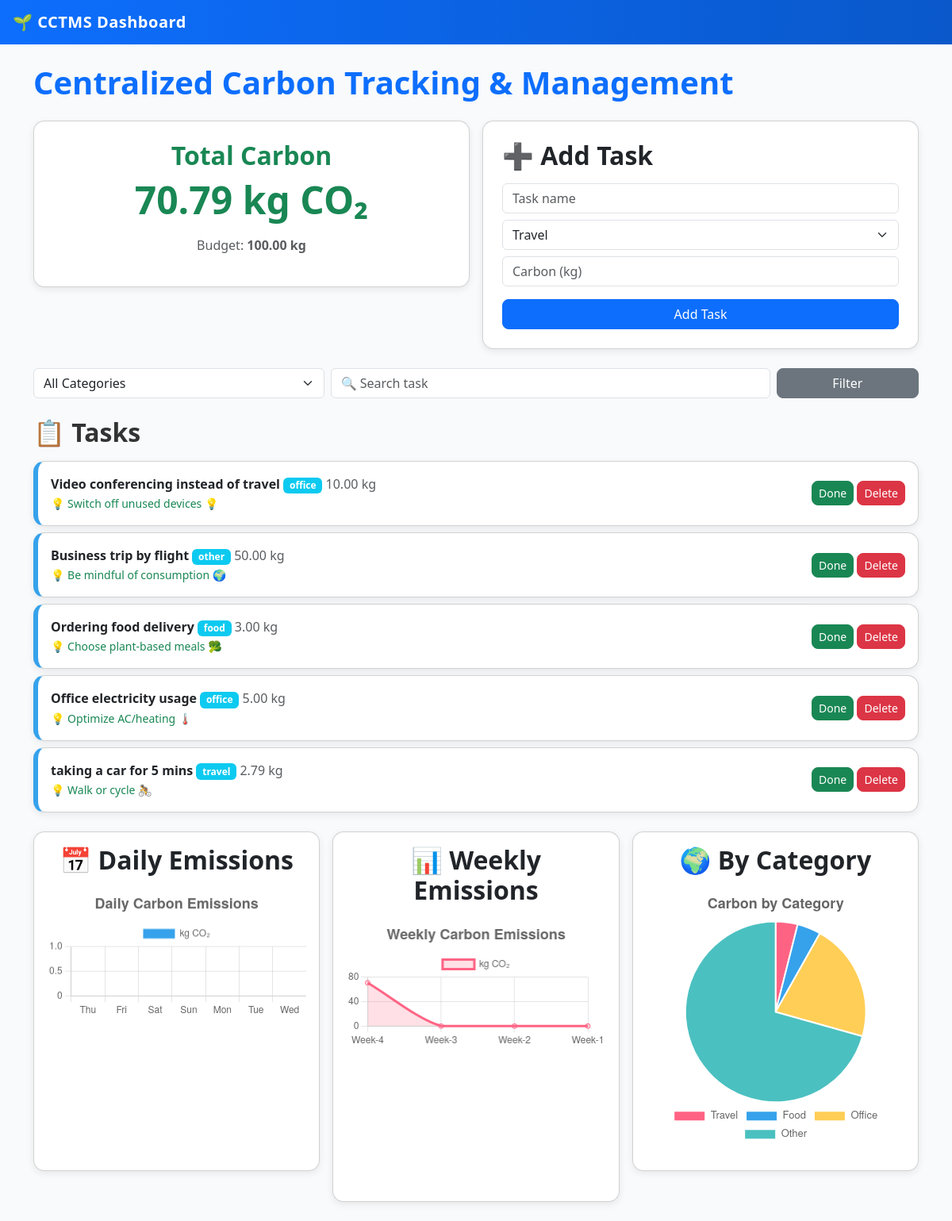
The page / on the database its author committed.
### app.py (models this page shows)
class Task(db.Model):
    id = db.Column(db.Integer, primary_key=True)
    name = db.Column(db.String(200), nullable=False)
    category = db.Column(db.String(50), default="other")
    carbon = db.Column(db.Float, default=0.0)
    suggestion = db.Column(db.String(300), default="Consider a greener alternative")
    completed = db.Column(db.Boolean, default=False)
    created_at = db.Column(db.DateTime, default=datetime.utcnow)

### app.py (the view)
@app.route("/", methods=["GET"])
def index():
    filter_category = request.args.get("category", "all")
    search_query = request.args.get("search", "")
    query = Task.query
    if filter_category != "all":
        query = query.filter_by(category=filter_category)
    if search_query:
        query = query.filter(Task.name.ilike(f"%{search_query}%"))
    tasks = query.order_by(Task.created_at.desc()).all()
    total = sum(t.carbon for t in tasks)
    budget = 100  # demo budget
    daily = calculate_daily()
    weekly = calculate_weekly()
    categories = calculate_categories()
    return render_template(
        "index.html",
        tasks=tasks,
        total=total,
        budget=budget,
        filter_category=filter_category,
        search_query=search_query,
        daily=daily,
        weekly=weekly,
        categories=categories,
        daily_json=json.dumps(daily),
        weekly_json=json.dumps(weekly),
        categories_json=json.dumps(categories)
    )

### app.py (called while the page is built)
def calculate_daily():
    data = {}
    today = datetime.utcnow().date()
    for i in range(7):  # last 7 days
        day = today - timedelta(days=i)
        total = db.session.query(db.func.sum(Task.carbon))\
            .filter(Task.created_at >= datetime.combine(day, datetime.min.time()))\
            .filter(Task.created_at <= datetime.combine(day, datetime.max.time()))\
            .scalar() or 0
        data[day.strftime("%a")] = total
    return dict(reversed(data.items()))

def calculate_weekly():
    data = {}
    today = datetime.utcnow().date()
    for i in range(4):  # last 4 weeks
        start = today - timedelta(days=today.weekday() + i * 7)
        end = start + timedelta(days=6)
        total = db.session.query(db.func.sum(Task.carbon))\
            .filter(Task.created_at >= datetime.combine(start, datetime.min.time()))\
            .filter(Task.created_at <= datetime.combine(end, datetime.max.time()))\
            .scalar() or 0
        data[f"Week-{i+1}"] = total
    return dict(reversed(data.items()))

def calculate_categories():
    categories = ["travel", "food", "office", "other"]
    data = {}
    for c in categories:
        total = db.session.query(db.func.sum(Task.carbon))\
            .filter(Task.category == c).scalar() or 0
        data[c.capitalize()] = total
    return data

### templates/index.html (shortened to what this page needs)
<!DOCTYPE html>
<html lang="en">
<head>
  <link href="https://cdn.jsdelivr.net/npm/bootstrap@5.3.2/dist/css/bootstrap.min.css" rel="stylesheet">
</head>
<body>
  <nav class="navbar px-3">
    <span class="navbar-brand">🌱 CCTMS Dashboard</span>
  </nav>
  <div class="container my-4">
    <h1 class="mb-4 text-primary">Centralized Carbon Tracking & Management</h1>
    <div class="row mb-4 g-3">
      <div class="col-md-6">
        <div class="card p-4 text-center">
          <h2 class="text-success">Total Carbon</h2>
          <p class="display-5 fw-bold text-success">{{ "%.2f"|format(total) }} kg CO₂</p>
          <p class="text-muted">Budget: <strong>{{ "%.2f"|format(budget) }} kg</strong></p>
        </div>
      </div>
      <div class="col-md-6">
        <form action="/add" method="post" class="card p-4">
          <h2 class="mb-3">➕ Add Task</h2>
          <input type="text" name="name" class="form-control mb-2" placeholder="Task name" required>
          <select name="category" class="form-select mb-2">
            <option value="travel">Travel</option>
          </select>
          <input type="number" step="0.1" name="carbon" class="form-control mb-3" placeholder="Carbon (kg)">
          <button type="submit" class="btn btn-primary w-100">Add Task</button>
        </form>
      </div>
    </div>
    <form method="get" class="row mb-4 g-2">
      <div class="col-md-4">
        <select name="category" class="form-select">
          <option value="all" {% if filter_category=='all' %}selected{% endif %}>All Categories</option>
        </select>
      </div>
      <div class="col-md-6">
        <input type="text" name="search" class="form-control" placeholder="🔍 Search task" value="{{ search_query }}">
      </div>
      <div class="col-md-2">
        <button class="btn btn-secondary w-100">Filter</button>
      </div>
    </form>
    <div class="mb-4">
      <h2 class="mb-3">📋 Tasks</h2>
      {% for t in tasks %}
        <div class="card task-card p-3 mb-2 {% if t.completed %}task-done{% endif %}">
          <div class="d-flex justify-content-between align-items-center">
            <div>
              <strong>{{ t.name }}</strong>
              <span class="badge bg-info">{{ t.category }}</span>
              <span class="text-muted">{{ "%.2f"|format(t.carbon) }} kg</span>
              <br>
              <small class="text-success">💡 {{ t.suggestion }}</small>
            </div>
            <div>
              {% if not t.completed %}
                <a href="/done/{{t.id}}" class="btn btn-sm btn-success">Done</a>
              {% endif %}
              <a href="/delete/{{t.id}}" class="btn btn-sm btn-danger">Delete</a>
            </div>
          </div>
        </div>
      {% else %}
        <p class="text-muted">No tasks yet. Add one above 👆</p>
      {% endfor %}
    </div>
    <div class="row g-3">
      <div class="col-md-4">
        <div class="card p-3">
          <h2 class="text-center mb-3">📅 Daily Emissions</h2>
          <div class="chart-container"><canvas id="dailyChart"></canvas></div>
        </div>
      </div>
      <div class="col-md-4">
        <div class="card p-3">
          <h2 class="text-center mb-3">📊 Weekly Emissions</h2>
          <div class="chart-container"><canvas id="weeklyChart"></canvas></div>
        </div>
      </div>
      <div class="col-md-4">
        <div class="card p-3">
          <h2 class="text-center mb-3">🌍 By Category</h2>
          <div class="chart-container"><canvas id="categoriesChart"></canvas></div>
        </div>
      </div>
    </div>
  </div>
  <script>
    // Data from Flask
    const dailyData = {{ daily_json|safe }};
    const weeklyData = {{ weekly_json|safe }};
    const categoriesData = {{ categories_json|safe }};
    // Format values to 2 decimals
    const formatValues = (data) => Object.values(data).map(v => parseFloat(v).toFixed(2));
    // Daily Chart
    new Chart(document.getElementById('dailyChart'), {
      type: 'bar',
      data: {
        labels: Object.keys(dailyData),
        datasets: [{
          label: 'kg CO₂',
          data: formatValues(dailyData),
          backgroundColor: '#36A2EB'
        }]
      },
      options: {
        animation: { duration: 800 },
        plugins: { title: { display: true, text: 'Daily Carbon Emissions', font: { size: 18 } } },
        scales: { y: { beginAtZero: true } }
      }
    });
    // Weekly Chart
    new Chart(document.getElementById('weeklyChart'), {
      type: 'line',
      data: {
        labels: Object.keys(weeklyData),
        datasets: [{
          label: 'kg CO₂',
          data: formatValues(weeklyData),
          fill: true,
          borderColor: '#FF6384',
          backgroundColor: 'rgba(255,99,132,0.2)',
          tension: 0.3
        }]
      },
      options: {
        animation: { duration: 800 },
        plugins: { title: { display: true, text: 'Weekly Carbon Emissions', font: { size: 18 } } },
        scales: { y: { beginAtZero: true } }
      }
    });
    // Categories Chart
    new Chart(document.getElementById('categoriesChart'), {
      type: 'pie',
      data: {
        labels: Object.keys(categoriesData),
        datasets: [{
          label: 'kg CO₂',
          data: formatValues(categoriesData),
          backgroundColor: ['#FF6384','#36A2EB','#FFCE56','#4BC0C0'],
          borderColor: '#fff',
          borderWidth: 2
        }]
      },
      options: {
        animation: { duration: 800 },
        plugins: {
          title: { display: true, text: 'Carbon by Category', font: { size: 18 } },
          legend: { position: 'bottom', labels: { font: { size: 13 } } }
        }
      }
    });
  </script>
</body>
</html>

### templates/index.html (style rules this page uses)
body { background: #f8fafc; font-family: 'Segoe UI', sans-serif; color: #333; }
h1, h2 { font-weight: 600; }
.card { border-radius: 14px; box-shadow: 0 3px 10px rgba(0,0,0,0.08); transition: transform 0.2s; }
.chart-container { height: 340px; }
.task-card { border-left: 6px solid #36A2EB; margin-bottom: 12px; background: #fff; }
.navbar { background: linear-gradient(90deg, #0d6efd, #0a58ca); }
.navbar-brand { color: #fff !important; font-weight: bold; letter-spacing: 0.5px; }
.btn { border-radius: 8px; }

### rows shown on the page
Task: name "Video conferencing instead of travel", category "office", carbon "10.00", suggestion "Switch off unused devices 💡"
Task: name "Business trip by flight", category "other", carbon "50.00", suggestion "Be mindful of consumption 🌍"
Task: name "Ordering food delivery", category "food", carbon "3.00", suggestion "Choose plant-based meals 🥦"
Task: name "Office electricity usage", category "office", carbon "5.00", suggestion "Optimize AC/heating 🌡️"
Task: name "taking a car for 5 mins", category "travel", carbon "2.79", suggestion "Walk or cycle 🚴"

### other values the page prints
{{ "%.2f"|format(total) }} "70.79"
{{ "%.2f"|format(budget) }} "100.00"
chart data {{ categories_json|safe }} {"Travel": 2.7870681475426142, "Food": 3.0, "Office": 15.0, "Other": 50.0}
